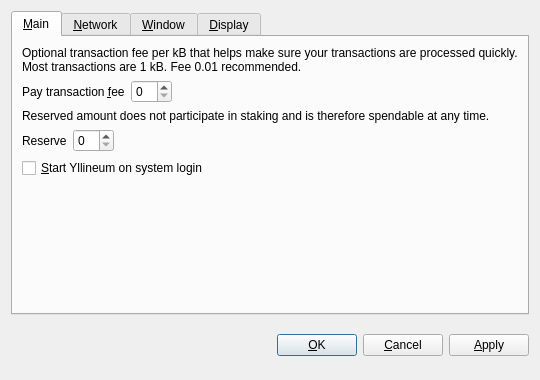
<?xml version="1.0" encoding="UTF-8"?>
<ui version="4.0">
 <class>OptionsDialog</class>
 <widget class="QDialog" name="OptionsDialog">
  <property name="geometry">
   <rect>
    <x>0</x>
    <y>0</y>
    <width>540</width>
    <height>380</height>
   </rect>
  </property>
  <property name="windowTitle">
   <string>Options</string>
  </property>
  <property name="modal">
   <bool>true</bool>
  </property>
  <layout class="QVBoxLayout" name="verticalLayout">
   <item>
    <widget class="QTabWidget" name="tabWidget">
     <property name="tabPosition">
      <enum>QTabWidget::North</enum>
     </property>
     <property name="currentIndex">
      <number>0</number>
     </property>
     <widget class="QWidget" name="tabMain">
      <attribute name="title">
       <string>&amp;Main</string>
      </attribute>
      <layout class="QVBoxLayout" name="verticalLayout_Main">
       <item>
        <widget class="QLabel" name="transactionFeeInfoLabel">
         <property name="text">
          <string>Optional transaction fee per kB that helps make sure your transactions are processed quickly. Most transactions are 1 kB. Fee 0.01 recommended.</string>
         </property>
         <property name="textFormat">
          <enum>Qt::PlainText</enum>
         </property>
         <property name="wordWrap">
          <bool>true</bool>
         </property>
        </widget>
       </item>
       <item>
        <layout class="QHBoxLayout" name="horizontalLayoutFee">
         <item>
          <widget class="QLabel" name="transactionFeeLabel">
           <property name="text">
            <string>Pay transaction &amp;fee</string>
           </property>
           <property name="textFormat">
            <enum>Qt::PlainText</enum>
           </property>
           <property name="buddy">
            <cstring>transactionFee</cstring>
           </property>
          </widget>
         </item>
         <item>
          <widget class="BitcoinAmountField" name="transactionFee"/>
         </item>
         <item>
          <spacer name="horizontalSpacerFee">
           <property name="orientation">
            <enum>Qt::Horizontal</enum>
           </property>
           <property name="sizeHint" stdset="0">
            <size>
             <width>40</width>
             <height>20</height>
            </size>
           </property>
          </spacer>
         </item>
        </layout>
       </item>
       <item>
        <widget class="QLabel" name="reserveBalanceInfoLabel">
         <property name="text">
          <string>Reserved amount does not participate in staking and is therefore spendable at any time.</string>
         </property>
         <property name="textFormat">
          <enum>Qt::PlainText</enum>
         </property>
         <property name="wordWrap">
          <bool>true</bool>
         </property>
        </widget>
       </item>
       <item>
        <layout class="QHBoxLayout" name="horizontalLayoutReserveBalance">
         <item>
          <widget class="QLabel" name="reserveBalanceLabel">
           <property name="text">
            <string>Reserve</string>
           </property>
           <property name="textFormat">
            <enum>Qt::PlainText</enum>
           </property>
           <property name="buddy">
            <cstring>reserveBalance</cstring>
           </property>
          </widget>
         </item>
         <item>
          <widget class="BitcoinAmountField" name="reserveBalance"/>
         </item>
         <item>
          <spacer name="horizontalSpacerReserveBalance">
           <property name="orientation">
            <enum>Qt::Horizontal</enum>
           </property>
           <property name="sizeHint" stdset="0">
            <size>
             <width>40</width>
             <height>20</height>
            </size>
           </property>
          </spacer>
         </item>
        </layout>
       </item>
       <item>
        <widget class="QCheckBox" name="bitcoinAtStartup">
         <property name="toolTip">
          <string>Automatically start Yllineum after logging in to the system.</string>
         </property>
         <property name="text">
          <string>&amp;Start Yllineum on system login</string>
         </property>
        </widget>
       </item>
       <item>
        <spacer name="verticalSpacer_Main">
         <property name="orientation">
          <enum>Qt::Vertical</enum>
         </property>
         <property name="sizeHint" stdset="0">
          <size>
           <width>20</width>
           <height>40</height>
          </size>
         </property>
        </spacer>
       </item>
      </layout>
     </widget>
     <widget class="QWidget" name="tabNetwork">
      <attribute name="title">
       <string>&amp;Network</string>
      </attribute>
      <layout class="QVBoxLayout" name="verticalLayout_Network">
       <item>
        <widget class="QCheckBox" name="mapPortUpnp">
         <property name="toolTip">
          <string>Automatically open the Yllineum client port on the router. This only works when your router supports UPnP and it is enabled.</string>
         </property>
         <property name="text">
          <string>Map port using &amp;UPnP</string>
         </property>
        </widget>
       </item>
       <item>
        <widget class="QCheckBox" name="connectSocks">
         <property name="toolTip">
          <string>Connect to the Yllineum network through a SOCKS proxy (e.g. when connecting through Tor).</string>
         </property>
         <property name="text">
          <string>&amp;Connect through SOCKS proxy:</string>
         </property>
        </widget>
       </item>
       <item>
        <layout class="QHBoxLayout" name="horizontalLayout_Network">
         <item>
          <widget class="QLabel" name="proxyIpLabel">
           <property name="text">
            <string>Proxy &amp;IP:</string>
           </property>
           <property name="textFormat">
            <enum>Qt::PlainText</enum>
           </property>
           <property name="buddy">
            <cstring>proxyIp</cstring>
           </property>
          </widget>
         </item>
         <item>
          <widget class="QValidatedLineEdit" name="proxyIp">
           <property name="maximumSize">
            <size>
             <width>140</width>
             <height>16777215</height>
            </size>
           </property>
           <property name="toolTip">
            <string>IP address of the proxy (e.g. 127.0.0.1)</string>
           </property>
          </widget>
         </item>
         <item>
          <widget class="QLabel" name="proxyPortLabel">
           <property name="text">
            <string>&amp;Port:</string>
           </property>
           <property name="textFormat">
            <enum>Qt::PlainText</enum>
           </property>
           <property name="buddy">
            <cstring>proxyPort</cstring>
           </property>
          </widget>
         </item>
         <item>
          <widget class="QLineEdit" name="proxyPort">
           <property name="maximumSize">
            <size>
             <width>55</width>
             <height>16777215</height>
            </size>
           </property>
           <property name="toolTip">
            <string>Port of the proxy (e.g. 9050)</string>
           </property>
          </widget>
         </item>
         <item>
          <widget class="QLabel" name="socksVersionLabel">
           <property name="text">
            <string>SOCKS &amp;Version:</string>
           </property>
           <property name="textFormat">
            <enum>Qt::PlainText</enum>
           </property>
           <property name="buddy">
            <cstring>socksVersion</cstring>
           </property>
          </widget>
         </item>
         <item>
          <widget class="QValueComboBox" name="socksVersion">
           <property name="toolTip">
            <string>SOCKS version of the proxy (e.g. 5)</string>
           </property>
          </widget>
         </item>
         <item>
          <spacer name="horizontalSpacer_Network">
           <property name="orientation">
            <enum>Qt::Horizontal</enum>
           </property>
           <property name="sizeHint" stdset="0">
            <size>
             <width>40</width>
             <height>20</height>
            </size>
           </property>
          </spacer>
         </item>
        </layout>
       </item>
       <item>
        <spacer name="verticalSpacer_Network">
         <property name="orientation">
          <enum>Qt::Vertical</enum>
         </property>
         <property name="sizeHint" stdset="0">
          <size>
           <width>20</width>
           <height>40</height>
          </size>
         </property>
        </spacer>
       </item>
      </layout>
     </widget>
     <widget class="QWidget" name="tabWindow">
      <attribute name="title">
       <string>&amp;Window</string>
      </attribute>
      <layout class="QVBoxLayout" name="verticalLayout_Window">
       <item>
        <widget class="QCheckBox" name="minimizeToTray">
         <property name="toolTip">
          <string>Show only a tray icon after minimizing the window.</string>
         </property>
         <property name="text">
          <string>&amp;Minimize to the tray instead of the taskbar</string>
         </property>
        </widget>
       </item>
       <item>
        <widget class="QCheckBox" name="minimizeOnClose">
         <property name="toolTip">
          <string>Minimize instead of exit the application when the window is closed. When this option is enabled, the application will be closed only after selecting Quit in the menu.</string>
         </property>
         <property name="text">
          <string>M&amp;inimize on close</string>
         </property>
        </widget>
       </item>
       <item>
        <spacer name="verticalSpacer_Window">
         <property name="orientation">
          <enum>Qt::Vertical</enum>
         </property>
         <property name="sizeHint" stdset="0">
          <size>
           <width>20</width>
           <height>40</height>
          </size>
         </property>
        </spacer>
       </item>
      </layout>
     </widget>
     <widget class="QWidget" name="tabDisplay">
      <attribute name="title">
       <string>&amp;Display</string>
      </attribute>
      <layout class="QVBoxLayout" name="verticalLayout_Display">
       <item>
        <layout class="QHBoxLayout" name="horizontalLayout_1_Display">
         <item>
          <widget class="QLabel" name="langLabel">
           <property name="text">
            <string>User Interface &amp;language:</string>
           </property>
           <property name="textFormat">
            <enum>Qt::PlainText</enum>
           </property>
           <property name="buddy">
            <cstring>lang</cstring>
           </property>
          </widget>
         </item>
         <item>
          <widget class="QValueComboBox" name="lang">
           <property name="toolTip">
            <string>The user interface language can be set here. This setting will take effect after restarting Yllineum.</string>
           </property>
          </widget>
         </item>
        </layout>
       </item>
       <item>
        <layout class="QHBoxLayout" name="horizontalLayout_2_Display">
         <item>
          <widget class="QLabel" name="unitLabel">
           <property name="text">
            <string>&amp;Unit to show amounts in:</string>
           </property>
           <property name="textFormat">
            <enum>Qt::PlainText</enum>
           </property>
           <property name="buddy">
            <cstring>unit</cstring>
           </property>
          </widget>
         </item>
         <item>
          <widget class="QValueComboBox" name="unit">
           <property name="toolTip">
            <string>Choose the default subdivision unit to show in the interface and when sending coins.</string>
           </property>
          </widget>
         </item>
        </layout>
       </item>
       <item>
        <widget class="QCheckBox" name="displayAddresses">
         <property name="toolTip">
          <string>Whether to show Yllineum addresses in the transaction list or not.</string>
         </property>
         <property name="text">
          <string>&amp;Display addresses in transaction list</string>
         </property>
        </widget>
       </item>
       <item>
        <widget class="QCheckBox" name="coinControlFeatures">
         <property name="toolTip">
          <string>Whether to show coin control features or not.</string>
         </property>
         <property name="text">
          <string>Display coin &amp;control features (experts only!)</string>
         </property>
        </widget>
       </item>
       <item>
        <spacer name="verticalSpacer_Display">
         <property name="orientation">
          <enum>Qt::Vertical</enum>
         </property>
         <property name="sizeHint" stdset="0">
          <size>
           <width>20</width>
           <height>40</height>
          </size>
         </property>
        </spacer>
       </item>
      </layout>
     </widget>
    </widget>
   </item>
   <item>
    <layout class="QHBoxLayout" name="horizontalLayout_Buttons">
     <item>
      <spacer name="horizontalSpacer_1">
       <property name="orientation">
        <enum>Qt::Horizontal</enum>
       </property>
       <property name="sizeHint" stdset="0">
        <size>
         <width>40</width>
         <height>48</height>
        </size>
       </property>
      </spacer>
     </item>
     <item>
      <widget class="QLabel" name="statusLabel">
       <property name="font">
        <font>
         <weight>75</weight>
         <bold>true</bold>
        </font>
       </property>
       <property name="text">
        <string/>
       </property>
       <property name="textFormat">
        <enum>Qt::PlainText</enum>
       </property>
       <property name="wordWrap">
        <bool>true</bool>
       </property>
      </widget>
     </item>
     <item>
      <spacer name="horizontalSpacer_2">
       <property name="orientation">
        <enum>Qt::Horizontal</enum>
       </property>
       <property name="sizeHint" stdset="0">
        <size>
         <width>40</width>
         <height>48</height>
        </size>
       </property>
      </spacer>
     </item>
     <item>
      <widget class="QPushButton" name="okButton">
       <property name="text">
        <string>&amp;OK</string>
       </property>
      </widget>
     </item>
     <item>
      <widget class="QPushButton" name="cancelButton">
       <property name="text">
        <string>&amp;Cancel</string>
       </property>
       <property name="autoDefault">
        <bool>false</bool>
       </property>
      </widget>
     </item>
     <item>
      <widget class="QPushButton" name="applyButton">
       <property name="text">
        <string>&amp;Apply</string>
       </property>
       <property name="autoDefault">
        <bool>false</bool>
       </property>
      </widget>
     </item>
    </layout>
   </item>
  </layout>
 </widget>
 <customwidgets>
  <customwidget>
   <class>BitcoinAmountField</class>
   <extends>QSpinBox</extends>
   <header>bitcoinamountfield.h</header>
  </customwidget>
  <customwidget>
   <class>QValueComboBox</class>
   <extends>QComboBox</extends>
   <header>qvaluecombobox.h</header>
  </customwidget>
  <customwidget>
   <class>QValidatedLineEdit</class>
   <extends>QLineEdit</extends>
   <header>qvalidatedlineedit.h</header>
  </customwidget>
 </customwidgets>
 <resources/>
 <connections/>
</ui>
